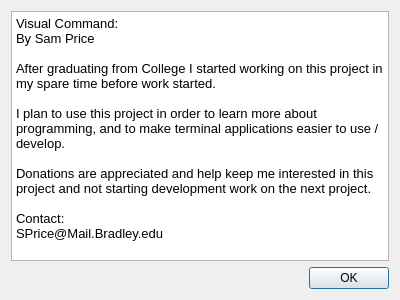
<?xml version="1.0" encoding="UTF-8"?>
<ui version="4.0">
 <class>DialogAbout</class>
 <widget class="QDialog" name="DialogAbout">
  <property name="geometry">
   <rect>
    <x>0</x>
    <y>0</y>
    <width>400</width>
    <height>300</height>
   </rect>
  </property>
  <property name="windowTitle">
   <string>Dialog</string>
  </property>
  <layout class="QVBoxLayout" name="verticalLayout">
   <item>
    <widget class="QTextBrowser" name="textBrowser">
     <property name="html">
      <string>&lt;!DOCTYPE HTML PUBLIC &quot;-//W3C//DTD HTML 4.0//EN&quot; &quot;http://www.w3.org/TR/REC-html40/strict.dtd&quot;&gt;
&lt;html&gt;&lt;head&gt;&lt;meta name=&quot;qrichtext&quot; content=&quot;1&quot; /&gt;&lt;style type=&quot;text/css&quot;&gt;
p, li { white-space: pre-wrap; }
&lt;/style&gt;&lt;/head&gt;&lt;body style=&quot; font-family:'Sans'; font-size:10pt; font-weight:400; font-style:normal;&quot;&gt;
&lt;p style=&quot; margin-top:0px; margin-bottom:0px; margin-left:0px; margin-right:0px; -qt-block-indent:0; text-indent:0px;&quot;&gt;Visual Command:&lt;/p&gt;
&lt;p style=&quot; margin-top:0px; margin-bottom:0px; margin-left:0px; margin-right:0px; -qt-block-indent:0; text-indent:0px;&quot;&gt;By Sam Price&lt;/p&gt;
&lt;p style=&quot; margin-top:0px; margin-bottom:0px; margin-left:0px; margin-right:0px; -qt-block-indent:0; text-indent:0px;&quot;&gt;&lt;br /&gt;After graduating from College I started working on this project in my spare time before work started.&lt;/p&gt;
&lt;p style=&quot;-qt-paragraph-type:empty; margin-top:0px; margin-bottom:0px; margin-left:0px; margin-right:0px; -qt-block-indent:0; text-indent:0px;&quot;&gt;&lt;/p&gt;
&lt;p style=&quot; margin-top:0px; margin-bottom:0px; margin-left:0px; margin-right:0px; -qt-block-indent:0; text-indent:0px;&quot;&gt;I plan to use this project in order to learn more about programming, and to make terminal applications easier to use / develop.&lt;/p&gt;
&lt;p style=&quot;-qt-paragraph-type:empty; margin-top:0px; margin-bottom:0px; margin-left:0px; margin-right:0px; -qt-block-indent:0; text-indent:0px;&quot;&gt;&lt;/p&gt;
&lt;p style=&quot; margin-top:0px; margin-bottom:0px; margin-left:0px; margin-right:0px; -qt-block-indent:0; text-indent:0px;&quot;&gt;Donations are appreciated and help keep me interested in this project and not starting development work on the next project.&lt;/p&gt;
&lt;p style=&quot;-qt-paragraph-type:empty; margin-top:0px; margin-bottom:0px; margin-left:0px; margin-right:0px; -qt-block-indent:0; text-indent:0px;&quot;&gt;&lt;/p&gt;
&lt;p style=&quot; margin-top:0px; margin-bottom:0px; margin-left:0px; margin-right:0px; -qt-block-indent:0; text-indent:0px;&quot;&gt;Contact:&lt;br /&gt;SPrice@Mail.Bradley.edu&lt;/p&gt;&lt;/body&gt;&lt;/html&gt;</string>
     </property>
    </widget>
   </item>
   <item>
    <widget class="QDialogButtonBox" name="buttonBox">
     <property name="orientation">
      <enum>Qt::Horizontal</enum>
     </property>
     <property name="standardButtons">
      <set>QDialogButtonBox::Ok</set>
     </property>
    </widget>
   </item>
  </layout>
 </widget>
 <resources/>
 <connections>
  <connection>
   <sender>buttonBox</sender>
   <signal>accepted()</signal>
   <receiver>DialogAbout</receiver>
   <slot>accept()</slot>
   <hints>
    <hint type="sourcelabel">
     <x>248</x>
     <y>254</y>
    </hint>
    <hint type="destinationlabel">
     <x>157</x>
     <y>274</y>
    </hint>
   </hints>
  </connection>
  <connection>
   <sender>buttonBox</sender>
   <signal>rejected()</signal>
   <receiver>DialogAbout</receiver>
   <slot>reject()</slot>
   <hints>
    <hint type="sourcelabel">
     <x>316</x>
     <y>260</y>
    </hint>
    <hint type="destinationlabel">
     <x>286</x>
     <y>274</y>
    </hint>
   </hints>
  </connection>
 </connections>
</ui>
